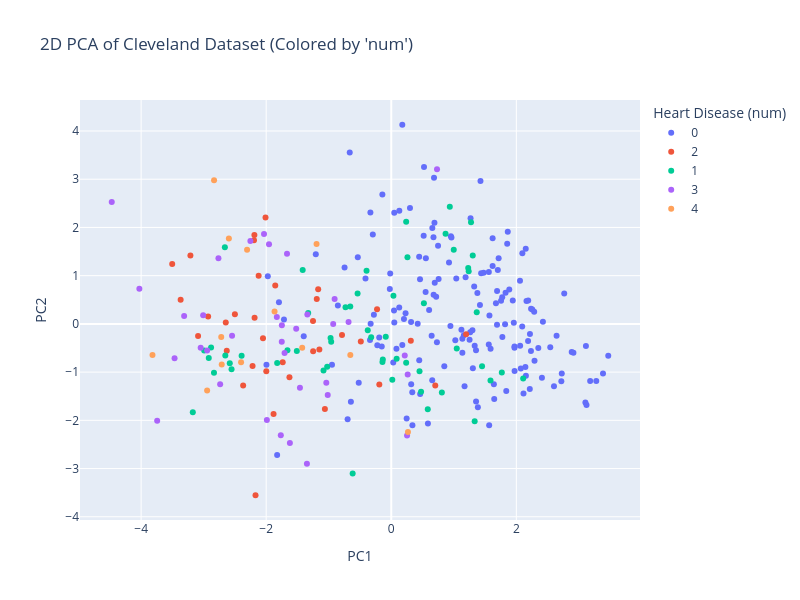
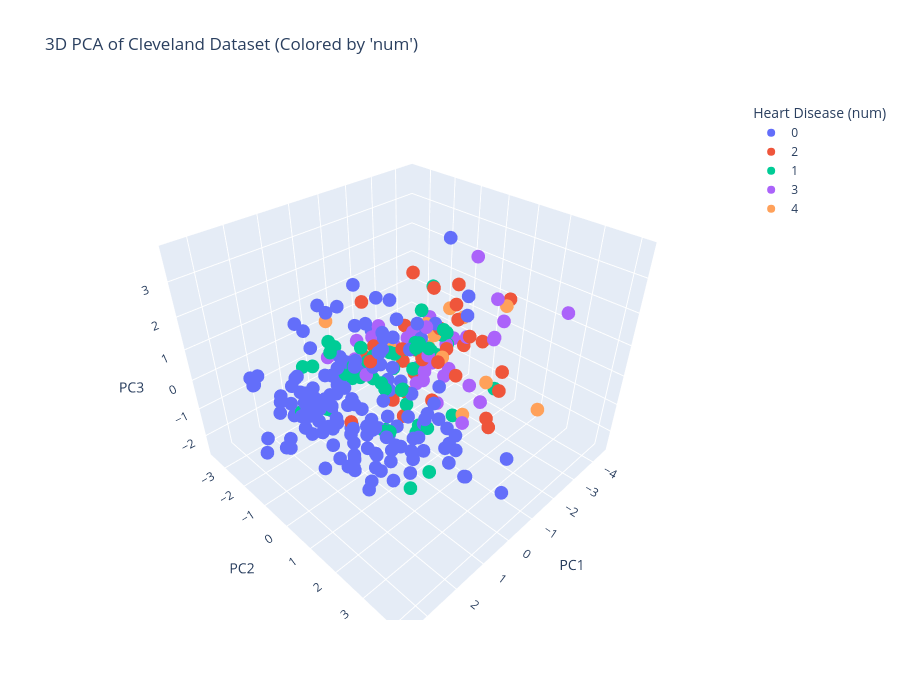

Source (notebook cell) for these figures, in order:
### Markdown cell above
### 4. Exploratory Data Analysis (EDA) & Principal Component Analysis (PCA)

We apply PCA to the cleaned feature set (excluding the target variable `num`) to visualize the data in lower dimensions (2D and 3D) and observe potential class separation. Features are standardized before applying PCA.

### Code cell
from sklearn.decomposition import PCA
from sklearn.preprocessing import StandardScaler
import plotly.express as px
import pandas as pd


X_pca = df_cleveland_clean.drop("num", axis=1)
y_pca = df_cleveland_clean["num"] 


scaler_pca = StandardScaler()
X_pca_scaled = scaler_pca.fit_transform(X_pca)


pca_2d = PCA(n_components=2, random_state=42)
X_pca_2d = pca_2d.fit_transform(X_pca_scaled)

df_pca_2d = pd.DataFrame(data=X_pca_2d, columns=['PC1', 'PC2'])

df_pca_2d['target'] = y_pca.reset_index(drop=True) 
df_pca_2d['target'] = df_pca_2d['target'].astype(str) 

print(f"Explained variance by 2 components: {pca_2d.explained_variance_ratio_.sum():.4f}")

fig_2d = px.scatter(
    df_pca_2d, 
    x='PC1', 
    y='PC2', 
    color='target',
    title='2D PCA of Cleveland Dataset (Colored by \'num\')',
    labels={'color': 'Heart Disease (num)'},
    hover_data={ 
        original_col: X_pca[original_col].reset_index(drop=True) for original_col in X_pca.columns
    }
)
fig_2d.update_layout(
    height=600, 
    width=800,
    legend_title_text='Heart Disease (num)'
)
fig_2d.show()

# PCA for 3 components
pca_3d = PCA(n_components=3, random_state=42)
X_pca_3d = pca_3d.fit_transform(X_pca_scaled)

df_pca_3d = pd.DataFrame(data=X_pca_3d, columns=['PC1', 'PC2', 'PC3'])
df_pca_3d['target'] = y_pca.reset_index(drop=True) 
df_pca_3d['target'] = df_pca_3d['target'].astype(str) 

print(f"Explained variance by 3 components: {pca_3d.explained_variance_ratio_.sum():.4f}")



hover_df_3d = X_pca.reset_index(drop=True).copy()
hover_df_3d['PC1'] = df_pca_3d['PC1']
hover_df_3d['PC2'] = df_pca_3d['PC2']
hover_df_3d['PC3'] = df_pca_3d['PC3']
hover_df_3d['target_original_num'] = y_pca.reset_index(drop=True).astype(str)


fig_3d = px.scatter_3d(
    hover_df_3d, 
    x='PC1', 
    y='PC2', 
    z='PC3', 
    color='target_original_num', 
    title='3D PCA of Cleveland Dataset (Colored by \'num\')',
    labels={'color': 'Heart Disease (num)', 'target_original_num': 'Heart Disease (num)'},
    hover_data=X_pca.columns.tolist() 
)
fig_3d.update_layout(
    height=700, 
    width=900,
    legend_title_text='Heart Disease (num)'
)
fig_3d.show()

### Figure 1 — Plotly figure (JSON) as saved in the notebook; plotly's stock layout.template omitted (floating-point values rounded to 4 significant figures; data arrays with more than 128 entries replaced by an {"elided": "..."} marker saying what was removed)
{"data": [{"customdata": {"elided": "160x13 float values"}, "hovertemplate": "target=0<br>PC1=%{x}<br>PC2=%{y}<br>age=%{customdata[0]}<br>sex=%{customdata[1]}<br>cp=%{customdata[2]}<br>trestbps=%{customdata[3]}<br>chol=%{customdata[4]}<br>fbs=%{customdata[5]}<br>restecg=%{customdata[6]}<br>thalach=%{customdata[7]}<br>exang=%{customdata[8]}<br>oldpeak=%{customdata[9]}<br>slope=%{customdata[10]}<br>ca=%{customdata[11]}<br>thal=%{customdata[12]}<extra></extra>", "legendgroup": "0", "marker": {"color": "#636efa", "symbol": "circle"}, "mode": "markers", "name": "0", "orientation": "v", "showlegend": true, "type": "scatter", "x": {"elided": "160 float values"}, "xaxis": "x", "y": {"elided": "160 float values"}, "yaxis": "y"}, {"customdata": {"elided": "35x13 float values"}, "hovertemplate": "target=2<br>PC1=%{x}<br>PC2=%{y}<br>age=%{customdata[0]}<br>sex=%{customdata[1]}<br>cp=%{customdata[2]}<br>trestbps=%{customdata[3]}<br>chol=%{customdata[4]}<br>fbs=%{customdata[5]}<br>restecg=%{customdata[6]}<br>thalach=%{customdata[7]}<br>exang=%{customdata[8]}<br>oldpeak=%{customdata[9]}<br>slope=%{customdata[10]}<br>ca=%{customdata[11]}<br>thal=%{customdata[12]}<extra></extra>", "legendgroup": "2", "marker": {"color": "#EF553B", "symbol": "circle"}, "mode": "markers", "name": "2", "orientation": "v", "showlegend": true, "type": "scatter", "x": [-3.212, -1.252, -2.052, -1.15, 1.197, -0.7877, -1.061, -2.929, -3.368, -1.628, -0.1909, -2.369, -1.855, -1.191, -2.186, -1.169, -2.189, -2.647, -2.121, -2.011, -0.4869, -2.196, -3.089, -0.2274, -1.249, 0.7037, -1.882, -1.736, -2.218, -1.999, 0.3127, -3.503, -2.171, -2.631, -2.501], "xaxis": "x", "y": [1.418, 0.05803, -0.2994, -0.5323, -0.2166, -0.2295, -1.765, 0.1527, 0.5014, -1.108, -1.258, -1.279, 0.7948, 0.5171, 0.1275, 0.7203, 1.846, 0.02786, 0.9965, 2.205, -0.3638, 1.733, -0.251, 0.3033, -0.5677, -1.275, -1.871, -0.7979, -0.8748, -0.9829, -0.3522, 1.241, -3.554, -0.5591, 0.2023], "yaxis": "y"}, {"customdata": {"elided": "54x13 float values"}, "hovertemplate": "target=1<br>PC1=%{x}<br>PC2=%{y}<br>age=%{customdata[0]}<br>sex=%{customdata[1]}<br>cp=%{customdata[2]}<br>trestbps=%{customdata[3]}<br>chol=%{customdata[4]}<br>fbs=%{customdata[5]}<br>restecg=%{customdata[6]}<br>thalach=%{customdata[7]}<br>exang=%{customdata[8]}<br>oldpeak=%{customdata[9]}<br>slope=%{customdata[10]}<br>ca=%{customdata[11]}<br>thal=%{customdata[12]}<extra></extra>", "legendgroup": "1", "marker": {"color": "#00cc96", "symbol": "circle"}, "mode": "markers", "name": "1", "orientation": "v", "showlegend": true, "type": "scatter", "x": [-2.992, -2.582, 0.5838, 0.5217, 1.231, -2.882, 1.275, -1.025, -2.554, 0.2382, 1.334, -2.918, -0.3761, -0.1353, -2.835, -0.9606, 1.768, -2.393, 0.01643, -0.3213, -1.416, -1.328, 0.2382, -0.6173, 0.2588, -1.51, 2.11, -2.661, -0.141, 0.03465, 0.477, -0.3954, -2.654, -3.174, 0.9362, 0.8683, 0.9993, -0.5384, 1.452, -0.7316, 0.08584, 0.4519, -1.083, -1.825, 1.047, 1.587, -1.66, 1.367, 1.238, -0.6556, -0.08797, -0.9709, 0.809, 1.303], "xaxis": "x", "y": [-0.5519, -0.8158, -1.77, 0.4268, 1.159, -0.4915, 2.11, -0.8893, -0.943, -0.8061, -2.018, -0.7083, -0.1333, -0.7392, -1.011, -0.3725, -1.008, -0.6628, -1.161, -0.2768, 1.119, 0.2274, 2.116, -3.105, 1.381, -0.5612, -1.135, 1.592, -0.7904, 0.5832, -1.41, 1.1, -0.6562, -1.831, 2.429, 1.87, 1.535, 0.6286, -0.879, 0.3461, -0.7229, -0.981, -0.9669, -0.8112, -0.5096, -1.175, -0.5478, 0.2428, 1.091, 0.3601, -0.2685, -0.2921, -1.421, 1.419], "yaxis": "y"}, {"customdata": {"elided": "35x13 float values"}, "hovertemplate": "target=3<br>PC1=%{x}<br>PC2=%{y}<br>age=%{customdata[0]}<br>sex=%{customdata[1]}<br>cp=%{customdata[2]}<br>trestbps=%{customdata[3]}<br>chol=%{customdata[4]}<br>fbs=%{customdata[5]}<br>restecg=%{customdata[6]}<br>thalach=%{customdata[7]}<br>exang=%{customdata[8]}<br>oldpeak=%{customdata[9]}<br>slope=%{customdata[10]}<br>ca=%{customdata[11]}<br>thal=%{customdata[12]}<extra></extra>", "legendgroup": "3", "marker": {"color": "#ab63fa", "symbol": "circle"}, "mode": "markers", "name": "3", "orientation": "v", "showlegend": true, "type": "scatter", "x": [-1.955, -0.6832, -1.349, -1.621, -1.751, -0.9062, -1.52, -2.253, -4.028, -1.667, -1.016, 0.2525, -2.764, -0.9284, -3.744, -4.47, -1.99, -1.342, -3.048, -3.008, 0.2158, -3.466, -1.83, -1.749, -2.944, -1.46, -2.035, -2.736, -1.039, -2.546, 0.2626, 0.7316, -1.706, -3.312, -1.767], "xaxis": "x", "y": [1.652, 0.03911, -2.901, -2.471, -0.3726, 0.514, -0.102, 1.717, 0.7312, 1.453, -1.476, -2.315, 1.36, -0.001007, -2.007, 2.529, -1.994, 0.1939, -0.4959, 0.1812, -0.6579, -0.7142, 0.1424, -0.02758, -0.5506, -1.326, 1.865, -1.251, -1.219, -0.245, -1.05, 3.207, -0.6047, 0.1611, -2.309], "yaxis": "y"}, {"customdata": {"elided": "13x13 float values"}, "hovertemplate": "target=4<br>PC1=%{x}<br>PC2=%{y}<br>age=%{customdata[0]}<br>sex=%{customdata[1]}<br>cp=%{customdata[2]}<br>trestbps=%{customdata[3]}<br>chol=%{customdata[4]}<br>fbs=%{customdata[5]}<br>restecg=%{customdata[6]}<br>thalach=%{customdata[7]}<br>exang=%{customdata[8]}<br>oldpeak=%{customdata[9]}<br>slope=%{customdata[10]}<br>ca=%{customdata[11]}<br>thal=%{customdata[12]}<extra></extra>", "legendgroup": "4", "marker": {"color": "#FFA15A", "symbol": "circle"}, "mode": "markers", "name": "4", "orientation": "v", "showlegend": true, "type": "scatter", "x": [-2.711, -2.306, -0.6549, -1.425, -2.834, -2.945, -2.597, -1.866, -1.195, -2.719, 0.267, -2.402, -3.818], "xaxis": "x", "y": [-0.8399, 1.539, -0.6434, -0.4923, 2.979, -1.381, 1.772, 0.2549, 1.655, -0.2726, -2.242, -0.7948, -0.6436], "yaxis": "y"}], "layout": {"height": 600, "legend": {"title": {"text": "Heart Disease (num)"}, "tracegroupgap": 0}, "title": {"text": "2D PCA of Cleveland Dataset (Colored by 'num')"}, "width": 800, "xaxis": {"anchor": "y", "domain": [0, 1], "title": {"text": "PC1"}}, "yaxis": {"anchor": "x", "domain": [0, 1], "title": {"text": "PC2"}}}}

### Figure 2 — Plotly figure (JSON) as saved in the notebook; plotly's stock layout.template omitted (floating-point values rounded to 4 significant figures; data arrays with more than 128 entries replaced by an {"elided": "..."} marker saying what was removed)
{"data": [{"customdata": {"elided": "160x13 float values"}, "hovertemplate": "Heart Disease (num)=0<br>PC1=%{x}<br>PC2=%{y}<br>PC3=%{z}<br>age=%{customdata[0]}<br>sex=%{customdata[1]}<br>cp=%{customdata[2]}<br>trestbps=%{customdata[3]}<br>chol=%{customdata[4]}<br>fbs=%{customdata[5]}<br>restecg=%{customdata[6]}<br>thalach=%{customdata[7]}<br>exang=%{customdata[8]}<br>oldpeak=%{customdata[9]}<br>slope=%{customdata[10]}<br>ca=%{customdata[11]}<br>thal=%{customdata[12]}<extra></extra>", "legendgroup": "0", "marker": {"color": "#636efa", "symbol": "circle"}, "mode": "markers", "name": "0", "scene": "scene", "showlegend": true, "type": "scatter3d", "x": {"elided": "160 float values"}, "y": {"elided": "160 float values"}, "z": {"elided": "160 float values"}}, {"customdata": {"elided": "35x13 float values"}, "hovertemplate": "Heart Disease (num)=2<br>PC1=%{x}<br>PC2=%{y}<br>PC3=%{z}<br>age=%{customdata[0]}<br>sex=%{customdata[1]}<br>cp=%{customdata[2]}<br>trestbps=%{customdata[3]}<br>chol=%{customdata[4]}<br>fbs=%{customdata[5]}<br>restecg=%{customdata[6]}<br>thalach=%{customdata[7]}<br>exang=%{customdata[8]}<br>oldpeak=%{customdata[9]}<br>slope=%{customdata[10]}<br>ca=%{customdata[11]}<br>thal=%{customdata[12]}<extra></extra>", "legendgroup": "2", "marker": {"color": "#EF553B", "symbol": "circle"}, "mode": "markers", "name": "2", "scene": "scene", "showlegend": true, "type": "scatter3d", "x": [-3.212, -1.252, -2.052, -1.15, 1.197, -0.7877, -1.061, -2.929, -3.368, -1.628, -0.1909, -2.369, -1.855, -1.191, -2.186, -1.169, -2.189, -2.647, -2.121, -2.011, -0.4869, -2.196, -3.089, -0.2274, -1.249, 0.7037, -1.882, -1.736, -2.218, -1.999, 0.3127, -3.503, -2.171, -2.631, -2.501], "y": [1.418, 0.05803, -0.2994, -0.5323, -0.2166, -0.2295, -1.765, 0.1527, 0.5014, -1.108, -1.258, -1.279, 0.7948, 0.5171, 0.1275, 0.7203, 1.846, 0.02786, 0.9965, 2.205, -0.3638, 1.733, -0.251, 0.3033, -0.5677, -1.275, -1.871, -0.7979, -0.8748, -0.9829, -0.3522, 1.241, -3.554, -0.5591, 0.2023], "z": [-0.6107, 0.1406, 1.958, 1.041, -0.8339, -1.821, -0.1912, -0.1341, -0.04652, -0.6846, 0.1592, -0.719, -0.3563, -1.028, 0.08026, 0.4222, -1.849, 1.324, 0.9351, -0.2107, -1.115, -1.583, 0.5099, 1.102, -1.38, -0.4286, -0.4996, 2.362, -0.7561, -1.26, 0.6489, 1.637, 0.1427, 0.2759, 2.086]}, {"customdata": {"elided": "54x13 float values"}, "hovertemplate": "Heart Disease (num)=1<br>PC1=%{x}<br>PC2=%{y}<br>PC3=%{z}<br>age=%{customdata[0]}<br>sex=%{customdata[1]}<br>cp=%{customdata[2]}<br>trestbps=%{customdata[3]}<br>chol=%{customdata[4]}<br>fbs=%{customdata[5]}<br>restecg=%{customdata[6]}<br>thalach=%{customdata[7]}<br>exang=%{customdata[8]}<br>oldpeak=%{customdata[9]}<br>slope=%{customdata[10]}<br>ca=%{customdata[11]}<br>thal=%{customdata[12]}<extra></extra>", "legendgroup": "1", "marker": {"color": "#00cc96", "symbol": "circle"}, "mode": "markers", "name": "1", "scene": "scene", "showlegend": true, "type": "scatter3d", "x": [-2.992, -2.582, 0.5838, 0.5217, 1.231, -2.882, 1.275, -1.025, -2.554, 0.2382, 1.334, -2.918, -0.3761, -0.1353, -2.835, -0.9606, 1.768, -2.393, 0.01643, -0.3213, -1.416, -1.328, 0.2382, -0.6173, 0.2588, -1.51, 2.11, -2.661, -0.141, 0.03465, 0.477, -0.3954, -2.654, -3.174, 0.9362, 0.8683, 0.9993, -0.5384, 1.452, -0.7316, 0.08584, 0.4519, -1.083, -1.825, 1.047, 1.587, -1.66, 1.367, 1.238, -0.6556, -0.08797, -0.9709, 0.809, 1.303], "y": [-0.5519, -0.8158, -1.77, 0.4268, 1.159, -0.4915, 2.11, -0.8893, -0.943, -0.8061, -2.018, -0.7083, -0.1333, -0.7392, -1.011, -0.3725, -1.008, -0.6628, -1.161, -0.2768, 1.119, 0.2274, 2.116, -3.105, 1.381, -0.5612, -1.135, 1.592, -0.7904, 0.5832, -1.41, 1.1, -0.6562, -1.831, 2.429, 1.87, 1.535, 0.6286, -0.879, 0.3461, -0.7229, -0.981, -0.9669, -0.8112, -0.5096, -1.175, -0.5478, 0.2428, 1.091, 0.3601, -0.2685, -0.2921, -1.421, 1.419], "z": [-0.4547, 1.607, 0.7369, 0.268, -0.2854, 0.04022, -1.568, -0.5321, -0.8459, 0.8387, 0.1425, -0.1559, 0.6651, 0.4031, -1.096, 0.4232, -0.189, -0.4738, -0.4566, 0.669, -1.366, 0.5568, 2.719, -0.6456, 2.026, -0.6369, -0.4802, -0.8261, -0.3856, 0.07784, -0.6065, -1.224, -0.7448, 0.134, -1.006, 2.41, 1.112, -1.502, -0.6246, -2.081, 0.3442, -0.163, -1.563, 0.07874, 0.5409, 0.7209, -0.01173, 1.349, 1.208, 1.123, -1.948, -1.521, 0.6582, -0.08241]}, {"customdata": {"elided": "35x13 float values"}, "hovertemplate": "Heart Disease (num)=3<br>PC1=%{x}<br>PC2=%{y}<br>PC3=%{z}<br>age=%{customdata[0]}<br>sex=%{customdata[1]}<br>cp=%{customdata[2]}<br>trestbps=%{customdata[3]}<br>chol=%{customdata[4]}<br>fbs=%{customdata[5]}<br>restecg=%{customdata[6]}<br>thalach=%{customdata[7]}<br>exang=%{customdata[8]}<br>oldpeak=%{customdata[9]}<br>slope=%{customdata[10]}<br>ca=%{customdata[11]}<br>thal=%{customdata[12]}<extra></extra>", "legendgroup": "3", "marker": {"color": "#ab63fa", "symbol": "circle"}, "mode": "markers", "name": "3", "scene": "scene", "showlegend": true, "type": "scatter3d", "x": [-1.955, -0.6832, -1.349, -1.621, -1.751, -0.9062, -1.52, -2.253, -4.028, -1.667, -1.016, 0.2525, -2.764, -0.9284, -3.744, -4.47, -1.99, -1.342, -3.048, -3.008, 0.2158, -3.466, -1.83, -1.749, -2.944, -1.46, -2.035, -2.736, -1.039, -2.546, 0.2626, 0.7316, -1.706, -3.312, -1.767], "y": [1.652, 0.03911, -2.901, -2.471, -0.3726, 0.514, -0.102, 1.717, 0.7312, 1.453, -1.476, -2.315, 1.36, -0.001007, -2.007, 2.529, -1.994, 0.1939, -0.4959, 0.1812, -0.6579, -0.7142, 0.1424, -0.02758, -0.5506, -1.326, 1.865, -1.251, -1.219, -0.245, -1.05, 3.207, -0.6047, 0.1611, -2.309], "z": [-0.882, 1.116, -0.6599, -0.457, -1.091, 1.565, -0.4997, 2.337, 0.4701, -0.2485, 0.6678, -0.221, 0.7722, 1.174, -0.432, 1.33, -0.9508, 0.2942, -1.392, 0.1351, 0.0003415, -0.532, -1.713, -0.2656, -0.4399, -0.1106, 1.283, -1.151, -1.338, -1.278, 0.3514, 0.948, -1.297, 2.623, -0.1922]}, {"customdata": {"elided": "13x13 float values"}, "hovertemplate": "Heart Disease (num)=4<br>PC1=%{x}<br>PC2=%{y}<br>PC3=%{z}<br>age=%{customdata[0]}<br>sex=%{customdata[1]}<br>cp=%{customdata[2]}<br>trestbps=%{customdata[3]}<br>chol=%{customdata[4]}<br>fbs=%{customdata[5]}<br>restecg=%{customdata[6]}<br>thalach=%{customdata[7]}<br>exang=%{customdata[8]}<br>oldpeak=%{customdata[9]}<br>slope=%{customdata[10]}<br>ca=%{customdata[11]}<br>thal=%{customdata[12]}<extra></extra>", "legendgroup": "4", "marker": {"color": "#FFA15A", "symbol": "circle"}, "mode": "markers", "name": "4", "scene": "scene", "showlegend": true, "type": "scatter3d", "x": [-2.711, -2.306, -0.6549, -1.425, -2.834, -2.945, -2.597, -1.866, -1.195, -2.719, 0.267, -2.402, -3.818], "y": [-0.8399, 1.539, -0.6434, -0.4923, 2.979, -1.381, 1.772, 0.2549, 1.655, -0.2726, -2.242, -0.7948, -0.6436], "z": [-0.1374, -0.4411, 0.5613, 0.3268, -0.8937, -0.06528, 2.015, 0.002493, -0.8855, 1.048, 1.05, -0.3802, 0.1078]}], "layout": {"height": 700, "legend": {"title": {"text": "Heart Disease (num)"}, "tracegroupgap": 0}, "scene": {"domain": {"x": [0, 1], "y": [0, 1]}, "xaxis": {"title": {"text": "PC1"}}, "yaxis": {"title": {"text": "PC2"}}, "zaxis": {"title": {"text": "PC3"}}}, "title": {"text": "3D PCA of Cleveland Dataset (Colored by 'num')"}, "width": 900}}
